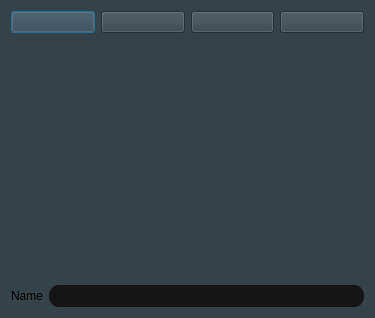
<?xml version="1.0" encoding="UTF-8"?>
<ui version="4.0">
 <class>DialogEditClusters</class>
 <widget class="QDialog" name="DialogEditClusters">
  <property name="geometry">
   <rect>
    <x>0</x>
    <y>0</y>
    <width>375</width>
    <height>318</height>
   </rect>
  </property>
  <property name="windowTitle">
   <string>Clusters</string>
  </property>
  <property name="styleSheet">
   <string notr="true">background-color: rgb(52, 66, 74);
</string>
  </property>
  <layout class="QVBoxLayout" name="verticalLayout">
   <item>
    <layout class="QHBoxLayout" name="horizontalLayout_2">
     <item>
      <widget class="QPushButton" name="btNew">
       <property name="text">
        <string/>
       </property>
       <property name="icon">
        <iconset>
         <normalon>:/icons/plus-solid.svg</normalon>
        </iconset>
       </property>
      </widget>
     </item>
     <item>
      <widget class="QPushButton" name="btRemove">
       <property name="text">
        <string/>
       </property>
       <property name="icon">
        <iconset>
         <normalon>:/icons/trash-solid.svg</normalon>
        </iconset>
       </property>
      </widget>
     </item>
     <item>
      <widget class="QPushButton" name="btMoveUp">
       <property name="text">
        <string/>
       </property>
       <property name="icon">
        <iconset>
         <normalon>:/icons/angle-up-solid.svg</normalon>
        </iconset>
       </property>
      </widget>
     </item>
     <item>
      <widget class="QPushButton" name="btMoveDown">
       <property name="text">
        <string/>
       </property>
       <property name="icon">
        <iconset>
         <normalon>:/icons/angle-down-solid.svg</normalon>
        </iconset>
       </property>
      </widget>
     </item>
    </layout>
   </item>
   <item>
    <widget class="QListWidget" name="listClusters">
     <property name="frameShape">
      <enum>QFrame::NoFrame</enum>
     </property>
     <property name="frameShadow">
      <enum>QFrame::Plain</enum>
     </property>
     <property name="lineWidth">
      <number>0</number>
     </property>
    </widget>
   </item>
   <item>
    <layout class="QHBoxLayout" name="horizontalLayout">
     <item>
      <widget class="QLabel" name="lbNabel">
       <property name="text">
        <string>Name</string>
       </property>
      </widget>
     </item>
     <item>
      <widget class="QLineEdit" name="leName">
       <property name="sizePolicy">
        <sizepolicy hsizetype="Expanding" vsizetype="Fixed">
         <horstretch>1</horstretch>
         <verstretch>0</verstretch>
        </sizepolicy>
       </property>
       <property name="styleSheet">
        <string notr="true">background-color: #151515;
border: 0px;
padding: 3px 8px ;
border-radius: 10px;</string>
       </property>
      </widget>
     </item>
    </layout>
   </item>
  </layout>
 </widget>
 <tabstops>
  <tabstop>leName</tabstop>
  <tabstop>btNew</tabstop>
  <tabstop>btRemove</tabstop>
  <tabstop>btMoveUp</tabstop>
  <tabstop>btMoveDown</tabstop>
  <tabstop>listClusters</tabstop>
 </tabstops>
 <resources/>
 <connections/>
</ui>
